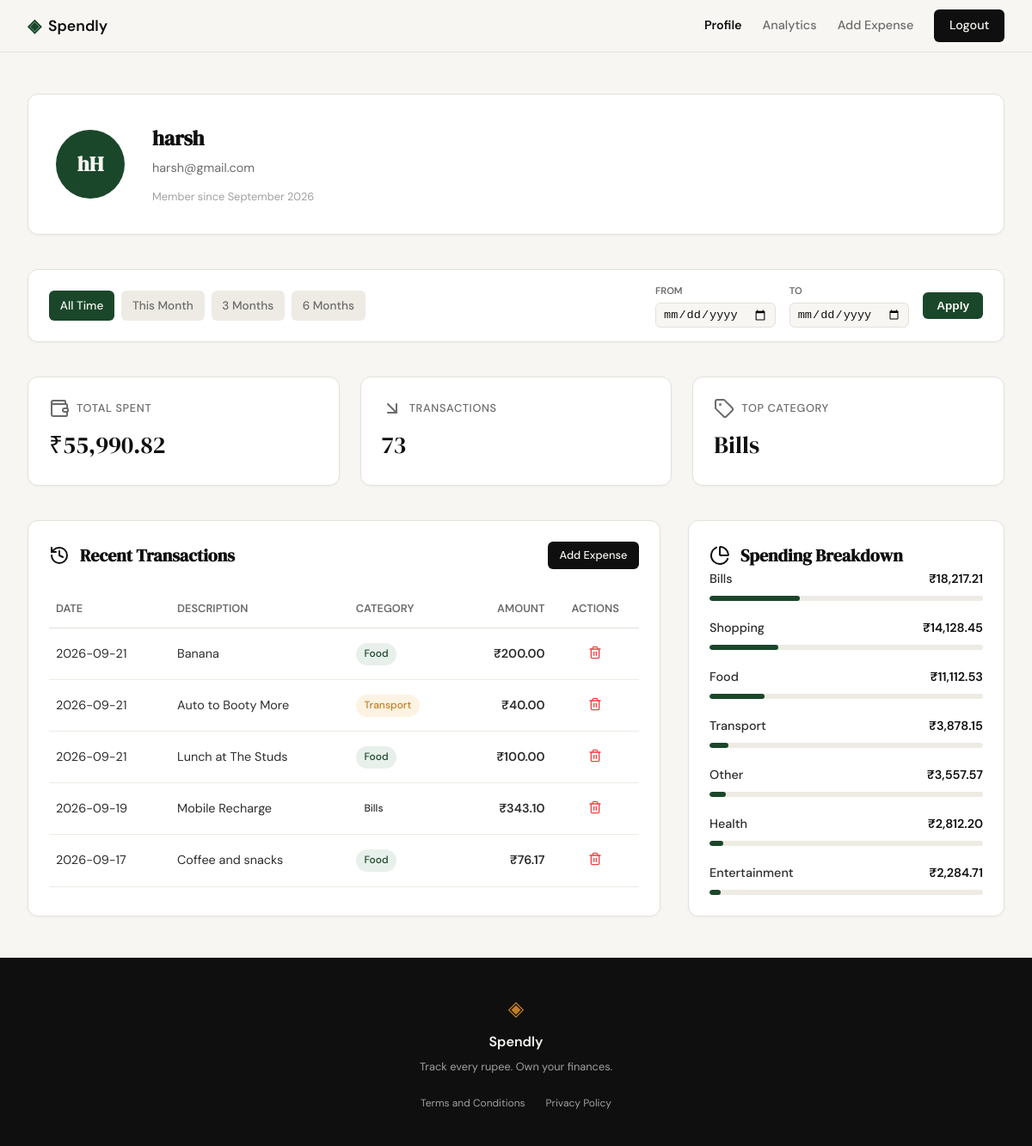
/profile (signed in), run on an earlier commit of the app's database.
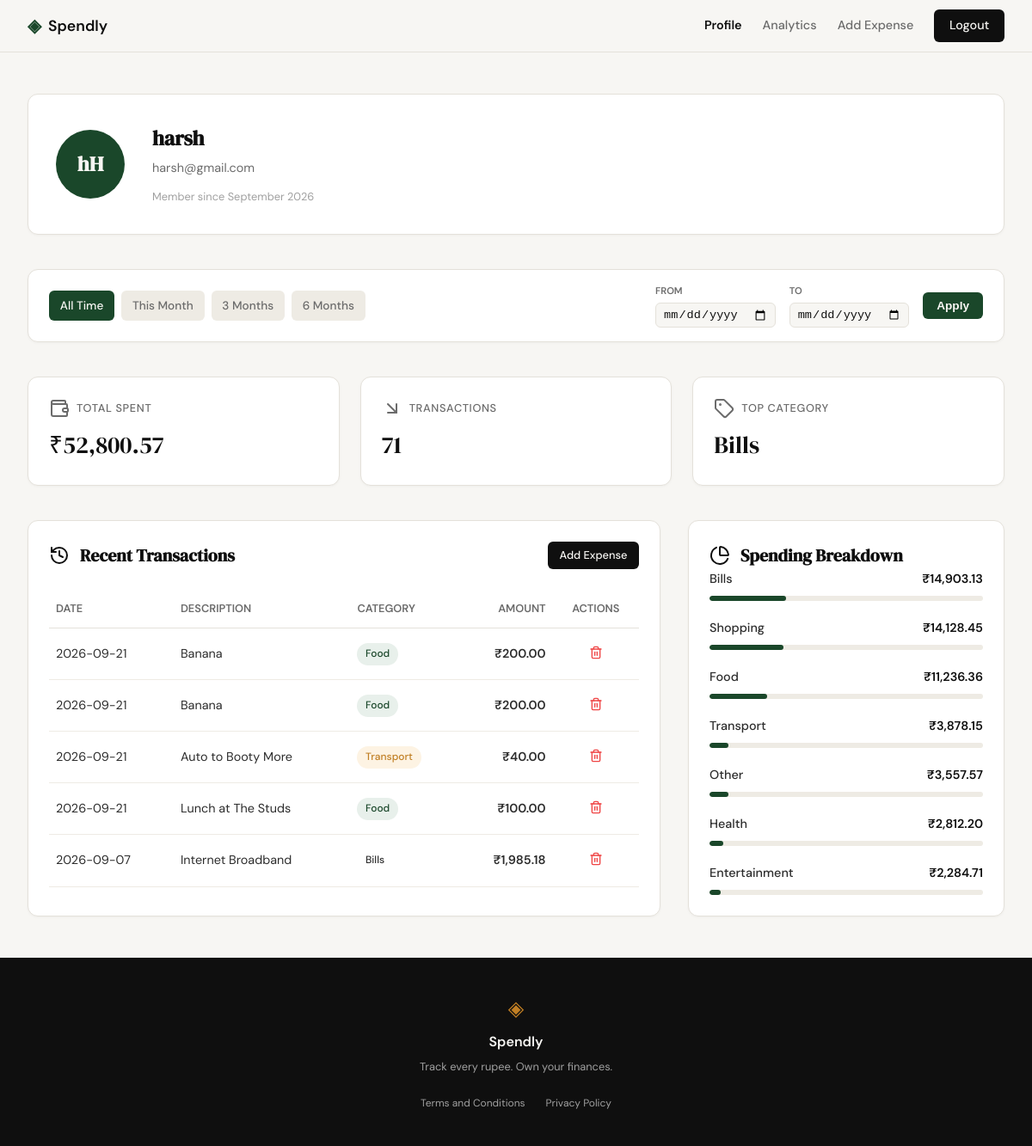
And on a later commit of the database.
### tables this page shows
CREATE TABLE users (
                id INTEGER PRIMARY KEY AUTOINCREMENT,
                name TEXT NOT NULL,
                email TEXT UNIQUE NOT NULL,
                password_hash TEXT NOT NULL,
                created_at TEXT DEFAULT (datetime('now'))
            );

CREATE TABLE expenses (
                id INTEGER PRIMARY KEY AUTOINCREMENT,
                user_id INTEGER NOT NULL,
                amount REAL NOT NULL,
                category TEXT NOT NULL,
                date TEXT NOT NULL,
                description TEXT,
                created_at TEXT DEFAULT (datetime('now')),
                FOREIGN KEY (user_id) REFERENCES users(id)
            );

### app.py (the view)
@app.route("/profile")
def profile():
    if not session.get("user_id"):
        return redirect(url_for("login"))
    user_id = session["user_id"]
    user = get_user_profile(user_id)
    if not user:
        return redirect(url_for("login")) # User no longer exists
    validated_from, validated_to, presets = _get_date_filter_params()
    stats = get_user_stats(user_id, validated_from, validated_to)
    transactions = get_recent_transactions(user_id, date_from=validated_from, date_to=validated_to)
    categories = get_category_breakdown(user_id, validated_from, validated_to)
    return render_template(
        "profile.html",
        user=user,
        stats=stats,
        transactions=transactions,
        categories=categories,
        date_from=validated_from,
        date_to=validated_to,
        presets=presets
    )

### app.py (called while the page is built, shortened)
def _get_date_filter_params():
    date_from = request.args.get("date_from")
    date_to = request.args.get("date_to")
    validated_from = None
    validated_to = None
    today = datetime.now().date()
    presets = {
        "this_month": (today.replace(day=1).strftime("%Y-%m-%d"), today.strftime("%Y-%m-%d")),
        "last_3m": ((today - timedelta(days=90)).strftime("%Y-%m-%d"), today.strftime("%Y-%m-%d")),
        "last_6m": ((today - timedelta(days=180)).strftime("%Y-%m-%d"), today.strftime("%Y-%m-%d")),
    }
    return validated_from, validated_to, presets

### database/db.py (called while the page is built)
def get_db():
    conn = sqlite3.connect(DB_PATH)
    conn.row_factory = sqlite3.Row
    conn.execute("PRAGMA foreign_keys = ON;")
    return conn

def get_user_profile(user_id):
    with get_db() as conn:
        user = conn.execute(
            "SELECT name, email, created_at FROM users WHERE id = ?",
            (user_id,)
        ).fetchone()
        if user:
            import datetime
            dt = datetime.datetime.strptime(user['created_at'], '%Y-%m-%d %H:%M:%S')
            return {
                "name": user['name'],
                "email": user['email'],
                "join_date": dt.strftime('%B %Y')
            }
        return None

def _apply_date_filter(query, params, date_from, date_to):
    if date_from and date_to:
        query += " AND date BETWEEN ? AND ?"
        params.extend([date_from, date_to])
    return query, params

def get_recent_transactions(user_id, limit=5, date_from=None, date_to=None):
    with get_db() as conn:
        query = "SELECT id, date, description, category, amount FROM expenses WHERE user_id = ?"
        params = [user_id]
        query, params = _apply_date_filter(query, params, date_from, date_to)
        query += " ORDER BY date DESC, id DESC LIMIT ?"
        params.append(limit)
        rows = conn.execute(query, params).fetchall()
        return [
            {
                "id": row['id'],
                "date": row['date'],
                "description": row['description'],
                "category": row['category'],
                "amount": f"₹{row['amount']:,.2f}"
            }
            for row in rows
        ]

### templates/profile.html (shortened to what this page needs)
{% extends "base.html" %}
{% block head %}
<link rel="stylesheet" href="{{ url_for('static', filename='css/profile.css') }}">
{% endblock %}
{% block content %}
<div class="profile-container">
    <header class="profile-header-card">
        <div class="profile-avatar">
            {{ user.name[0] }}{{ user.name.split(' ')[-1][0] | upper }}
        </div>
        <div class="profile-user-info">
            <h1 class="profile-name">{{ user.name }}</h1>
            <span class="profile-email">{{ user.email }}</span>
            <span class="profile-meta">Member since {{ user.join_date }}</span>
        </div>
    </header>
    <div class="filter-bar">
        <div class="filter-presets">
            <a href="{{ url_for('profile') }}"
               class="filter-btn {{ 'active' if not date_from }}"
               title="Show all time">All Time</a>
            <a href="{{ url_for('profile', date_from=presets.this_month[0], date_to=presets.this_month[1]) }}"
               class="filter-btn {{ 'active' if date_from == presets.this_month[0] }}"
               title="This Month">This Month</a>
            <a href="{{ url_for('profile', date_from=presets.last_3m[0], date_to=presets.last_3m[1]) }}"
               class="filter-btn {{ 'active' if date_from == presets.last_3m[0] }}"
               title="Last 3 Months">3 Months</a>
            <a href="{{ url_for('profile', date_from=presets.last_6m[0], date_to=presets.last_6m[1]) }}"
               class="filter-btn {{ 'active' if date_from == presets.last_6m[0] }}"
               title="Last 6 Months">6 Months</a>
        </div>
        <form class="filter-custom" method="GET" action="{{ url_for('profile') }}">
            <div class="input-group">
                <label for="date_from">From</label>
                <input type="date" id="date_from" name="date_from" value="{{ date_from or '' }}">
            </div>
            <div class="input-group">
                <label for="date_to">To</label>
                <input type="date" id="date_to" name="date_to" value="{{ date_to or '' }}">
            </div>
            <button type="submit" class="filter-apply-btn">Apply</button>
        </form>
    </div>
    <section class="stats-grid">
        <div class="stat-card">
            <span class="stat-label"><i data-lucide="wallet"></i> Total Spent</span>
            <span class="stat-value">{{ stats.total_spent }}</span>
        </div>
        <div class="stat-card">
            <span class="stat-label"><i data-lucide="arrow-down-right"></i> Transactions</span>
            <span class="stat-value">{{ stats.transaction_count }}</span>
        </div>
        <div class="stat-card">
            <span class="stat-label"><i data-lucide="tag"></i> Top Category</span>
            <span class="stat-value">{{ stats.top_category }}</span>
        </div>
    </section>
    <div class="profile-content">
        <section class="content-section">
            <div class="section-header">
                <h2 class="section-title"><i data-lucide="history"></i> Recent Transactions</h2>
                <a href="{{ url_for('add_expense') }}" class="btn-primary btn-sm">Add Expense</a>
            </div>
            <div style="overflow-x: auto;">
                <table class="tx-table">
                    <thead>
                        <tr>
                            <th>Date</th>
                            <th>Description</th>
                            <th>Category</th>
                            <th style="text-align: right;">Amount</th>
                            <th style="text-align: center;">Actions</th>
                        </tr>
                    </thead>
                    <tbody>
                        {% for tx in transactions %}
                        <tr>
                            <td>{{ tx.date }}</td>
                            <td>{{ tx.description }}</td>
                            <td>
                                <span class="tx-badge badge-{{ tx.category | lower }}">
                                    {{ tx.category }}
                                </span>
                            </td>
                            <td class="tx-amount">{{ tx.amount }}</td>
                            <td style="text-align: center;">
                                <form action="{{ url_for('handle_delete_expense', id=tx.id) }}" method="POST"
                                      onsubmit="return confirm('Are you sure you want to delete this expense?');"
                                      style="display:inline;">
                                    <button type="submit" class="btn-delete-sm" title="Delete Expense" style="background: none; border: none; cursor: pointer; color: #ef4444; padding: 4px;">
                                        <i data-lucide="trash-2" style="width: 16px; height: 16px;"></i>
                                    </button>
                                </form>
                            </td>
                        </tr>
                        {% endfor %}
                    </tbody>
                </table>
            </div>
        </section>
        <section class="content-section">
            <h2 class="section-title"><i data-lucide="pie-chart"></i> Spending Breakdown</h2>
            <div class="cat-list">
                {% for cat in categories %}
                <div class="cat-item">
                    <div class="cat-info">
                        <span class="cat-name">{{ cat.category }}</span>
                        <span class="cat-amount">{{ cat.amount }}</span>
                    </div>
                    <div class="cat-bar-track">
                        <div class="cat-bar-fill" style="width: {{ cat.percentage }}%;"></div>
                    </div>
                </div>
                {% endfor %}
            </div>
        </section>
    </div>
</div>
{% endblock %}

### templates/base.html (shortened to what this page needs)
<!DOCTYPE html>
<html lang="en">
<head>
    <link rel="stylesheet" href="{{ url_for('static', filename='css/style.css') }}">
    {% block head %}{% endblock %}
</head>
<body>
    <nav class="navbar">
        <div class="nav-inner">
            <a href="{{ url_for('landing') }}" class="nav-brand">
                <span class="brand-icon">◈</span>
                <span class="brand-name">Spendly</span>
            </a>
            <div class="nav-links">
                {% if session.get('user_id') %}
                    <a href="{{ url_for('profile') }}" class="{{ 'active' if request.endpoint == 'profile' }}">Profile</a>
                    <a href="{{ url_for('analytics') }}" class="{{ 'active' if request.endpoint == 'analytics' }}">Analytics</a>
                    <a href="{{ url_for('add_expense') }}">Add Expense</a>
                    <a href="{{ url_for('logout') }}" class="nav-cta">Logout</a>
                {% else %}
                    <a href="{{ url_for('login') }}">Sign in</a>
                    <a href="{{ url_for('register') }}" class="nav-cta">Get started</a>
                {% endif %}
            </div>
        </div>
    </nav>
    <main class="main-content">
        {% block content %}{% endblock %}
    </main>
    <footer class="footer">
        <div class="footer-inner">
            <span class="brand-icon">◈</span>
            <span class="footer-name">Spendly</span>
            <p class="footer-copy">Track every rupee. Own your finances.</p>
            <div class="footer-links">
                <a href="{{ url_for('terms') }}">Terms and Conditions</a>
                <a href="{{ url_for('privacy') }}">Privacy Policy</a>
            </div>
        </div>
    </footer>
</body>
</html>

### static/css/style.css (style rules this page uses)
:root { --ink: #0f0f0f; --ink-soft: #2d2d2d; --ink-muted: #6b6b6b; --ink-faint: #a0a0a0; --paper: #f7f6f3; --paper-warm: #f0ede6; --paper-card: #ffffff; --accent: #1a472a; --accent-light: #e8f0eb; --accent-2: #c17f24; --accent-2-light: #fdf3e3; --danger: #c0392b; --danger-light: #fdecea; --border: #e4e1da; --border-soft: #eeebe4; --font-display: 'DM Serif Display', Georgia, serif; --font-body: 'DM Sans', system-ui, sans-serif; --max-width: 1200px; --auth-width: 440px; --radius-sm: 6px; --radius-md: 12px; --radius-lg: 20px; }
*, *::before, *::after { box-sizing: border-box; margin: 0; padding: 0; }
html { font-size: 16px; scroll-behavior: smooth; }
body { background: var(--paper); color: var(--ink); font-family: var(--font-body); font-size: 1rem; line-height: 1.6; -webkit-font-smoothing: antialiased; }
a { color: inherit; text-decoration: none; }
.navbar { position: sticky; top: 0; z-index: 100; background: var(--paper); border-bottom: 1px solid var(--border); padding: 0 2rem; }
.nav-inner { max-width: var(--max-width); margin: 0 auto; height: 60px; display: flex; align-items: center; justify-content: space-between; }
.nav-brand { display: flex; align-items: center; gap: 0.5rem; font-family: var(--font-body); font-weight: 600; font-size: 1.1rem; color: var(--ink); }
.brand-icon { color: var(--accent); font-size: 1.3rem; }
.brand-name { color: var(--ink); }
.nav-links { display: flex; align-items: center; gap: 1.5rem; font-size: 0.9rem; font-weight: 500; }
.nav-links a { color: var(--ink-muted); transition: color 0.2s; }
.nav-links a:hover, .nav-links a.active { color: var(--ink); font-weight: 600; }
.nav-cta { background: var(--ink) !important; color: var(--paper) !important; padding: 0.45rem 1.1rem; border-radius: var(--radius-sm); transition: background 0.2s !important; }
.main-content { min-height: calc(100vh - 60px - 100px); }
.btn-primary { display: inline-block; background: var(--ink); color: var(--paper); padding: 0.65rem 1.5rem; border-radius: var(--radius-sm); font-family: var(--font-body); font-size: 0.9rem; font-weight: 500; cursor: pointer; border: none; transition: background 0.2s; text-decoration: none; }
.btn-primary.btn-sm { padding: 0.35rem 0.85rem; font-size: 0.8rem; }
.footer { background: var(--ink); color: var(--paper); padding: 2.5rem 2rem; text-align: center; }
.footer-inner { display: flex; flex-direction: column; align-items: center; gap: 0.4rem; }
.footer .brand-icon { color: var(--accent-2); font-size: 1.5rem; }
.footer-name { font-weight: 600; font-size: 1rem; }
.footer-copy { font-size: 0.8rem; color: var(--ink-faint); }
.footer-links { display: flex; gap: 1.5rem; margin-top: 1rem; font-size: 0.75rem; }
.footer-links a { color: var(--ink-faint); transition: color 0.2s; }

What changed in the data, as far as the page shows it:
removed expenses: date "2026-09-19", description "Mobile Recharge", category "Bills", amount "₹343.10"
removed expenses: date "2026-09-17", description "Coffee and snacks", category "Food", amount "₹76.17"
added expenses: date "2026-09-21", description "Banana", category "Food", amount "₹200.00"
now on this page (row unchanged): expenses: date "2026-09-07", description "Internet Broadband", category "Bills", amount "₹1,985.18"
Also different on the page:
{{ stats.total_spent }}: "₹55,990.82" → "₹52,800.57"
{{ stats.transaction_count }}: "73" → "71"
{{ cat.percentage }}: 25 → 27 (drawn)
{{ cat.percentage }}: 6 → 7 (drawn)
new list line: "Bills ₹14,903.13"
new list line: "Food ₹11,236.36"
list line gone: "Bills ₹18,217.21"
list line gone: "Food ₹11,112.53"
